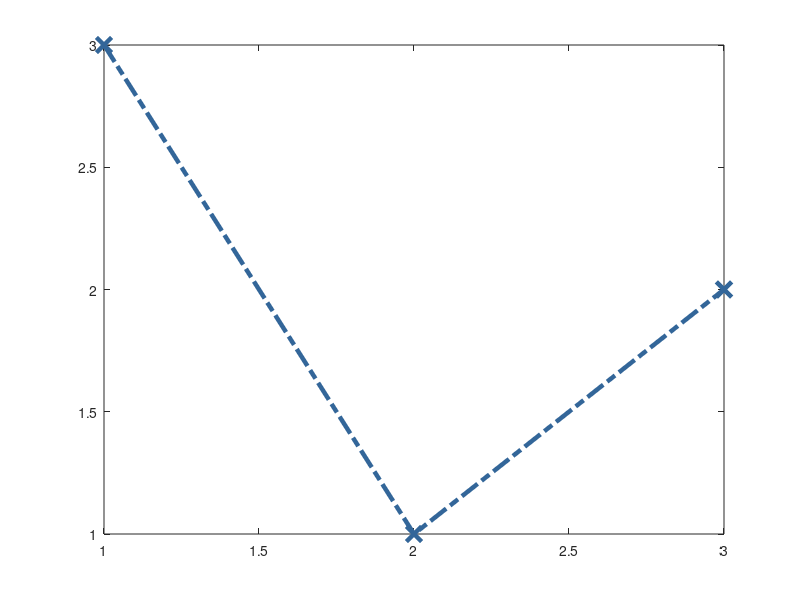

MATLAB code to generate this figure:
figure_handle = figure();
line_handle = plot(1:3, [3, 1, 2]);

set(line_handle, 'cOlOr', [0.2, 0.4, 0.6]);
set(line_handle, 'lInEwId', 3.25);
set(line_handle, 'LiNeStY', '-.');
set(line_handle, 'mArKeR', 'x');
set(line_handle, 'MaRkErSi', 11);

openmat_result = { ...
    get(line_handle, 'COLOR'), ...
    get(line_handle, 'linewidth'), ...
    get(line_handle, 'LINESTYLE'), ...
    get(line_handle, 'marker'), ...
    get(line_handle, 'MARKERSIZE') ...
};
close(figure_handle);
